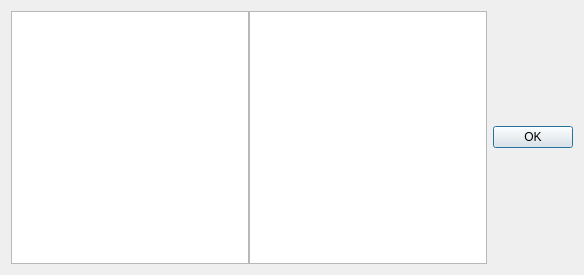
<?xml version="1.0" encoding="UTF-8"?>
<ui version="4.0">
 <class>FreqDlg</class>
 <widget class="QDialog" name="FreqDlg">
  <property name="geometry">
   <rect>
    <x>0</x>
    <y>0</y>
    <width>584</width>
    <height>275</height>
   </rect>
  </property>
  <property name="sizePolicy">
   <sizepolicy hsizetype="Expanding" vsizetype="Expanding">
    <horstretch>0</horstretch>
    <verstretch>0</verstretch>
   </sizepolicy>
  </property>
  <property name="windowTitle">
   <string>Dialog</string>
  </property>
  <layout class="QGridLayout" name="gridLayout_2">
   <item row="0" column="0">
    <layout class="QGridLayout" name="layout">
     <property name="spacing">
      <number>0</number>
     </property>
     <item row="0" column="0">
      <widget class="QListWidget" name="integers"/>
     </item>
     <item row="0" column="1">
      <widget class="QListWidget" name="fractions"/>
     </item>
    </layout>
   </item>
   <item row="0" column="1">
    <widget class="QDialogButtonBox" name="buttonBox">
     <property name="sizePolicy">
      <sizepolicy hsizetype="Maximum" vsizetype="Fixed">
       <horstretch>0</horstretch>
       <verstretch>0</verstretch>
      </sizepolicy>
     </property>
     <property name="orientation">
      <enum>Qt::Vertical</enum>
     </property>
     <property name="standardButtons">
      <set>QDialogButtonBox::Ok</set>
     </property>
     <property name="centerButtons">
      <bool>false</bool>
     </property>
    </widget>
   </item>
  </layout>
 </widget>
 <resources/>
 <connections/>
</ui>
